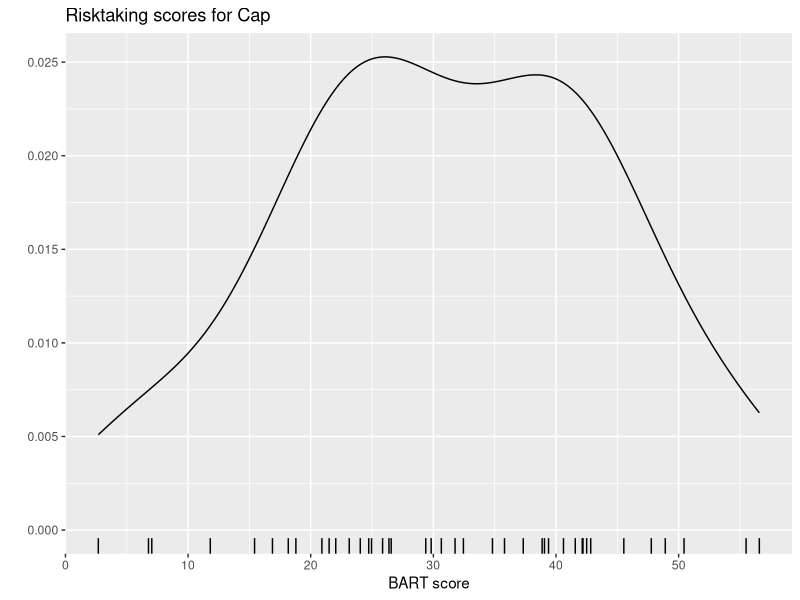
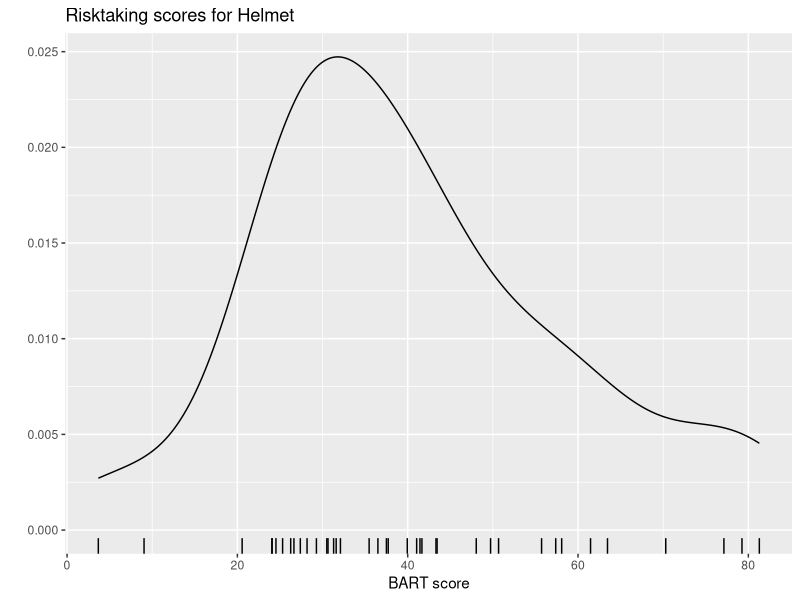
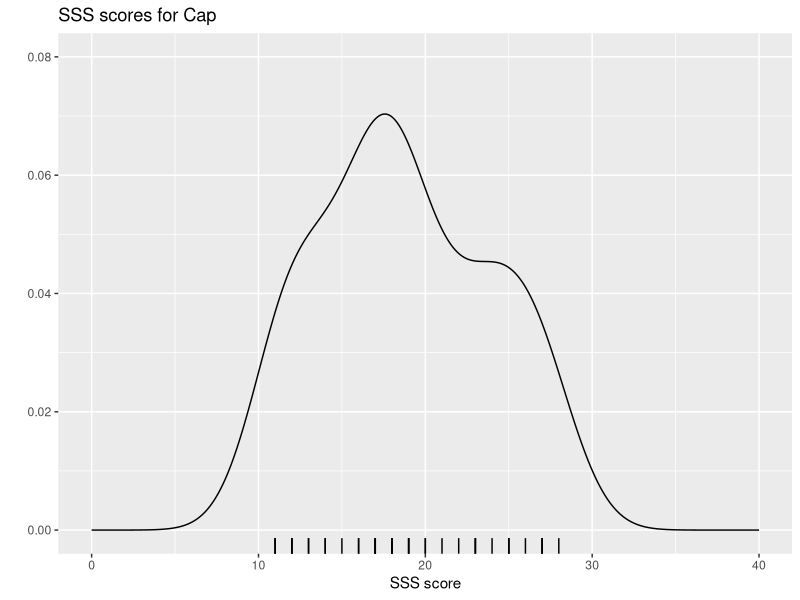
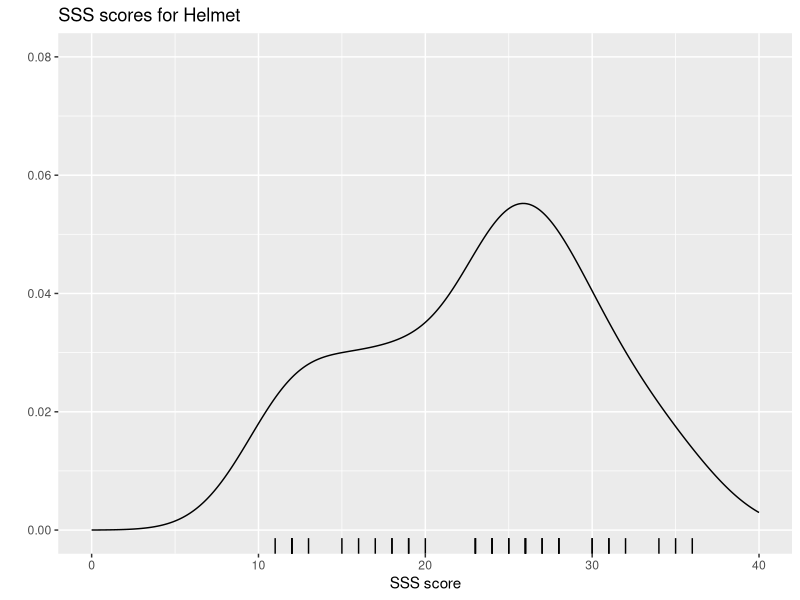

Write R code to recreate these figures, in order.
## ---- chunk 1
knitr::opts_chunk$set(echo = TRUE)
## ---- chunk 2
#load packages
library(tidyverse)
library(dplyr)
library(ggplot2)
## ---- chunk 3
#set wd
setwd("/Users/AbigailBergman/Desktop/Grad School/Winter Quarter 2019/Data Science/datascience_repo/week_01/hw_01")

#import data
bicycle <- read.csv("Bicycle.csv")
View(bicycle)
## ---- chunk 4
#Risk taking scores
helmet <- bicycle %>%
  filter(Condition ==1)

hat <- bicycle %>%
  filter(Condition == 2)

#BART
mean(helmet$BART)
sd(helmet$BART)

mean(hat$BART)  
sd(hat$BART)

#independent t test (not Welch's)
t.test(helmet$BART, hat$BART, var.equal = TRUE)
## ---- chunk 5
#SSS
mean(helmet$SSS_total)
sd(helmet$SSS_total)

mean(hat$SSS_total)
sd(hat$SSS_total)

#independent t test
t.test(helmet$SSS_total, hat$SSS_total)
## ---- chunk 6
#gender
male <- bicycle %>%
  filter(Sex ==1)

female <- bicycle %>%
  filter(Sex == 2)

mean(male$BART)
sd(male$BART)

mean(female$BART)  
sd(female$BART)

#independent t test (not Welch's)
t.test(male$BART, female$BART, var.equal = TRUE)

## ---- chunk 7
#Plot a

ggplot(hat, aes(BART)) +
  geom_density()+
  geom_rug() +
  labs(title = "Risktaking scores for Cap", x = "BART score", y = "")

ggplot(helmet, aes(BART)) +
  geom_density()+
  geom_rug()+
  labs(title = "Risktaking scores for Helmet", x = "BART score", y = "")
## ---- chunk 8
#plot b


ggplot(hat, aes(SSS_total)) +
  geom_density()+
  geom_rug() +
  labs(title = "SSS scores for Cap", x = "SSS score", y = "")+
   ylim(c(0,.08))+xlim(c(0,40))

ggplot(helmet, aes(SSS_total)) +
  geom_density()+
  geom_rug()+
  labs(title = "SSS scores for Helmet", x = "SSS score", y = "") +
   ylim(c(0,.08))+xlim(c(0,40))

